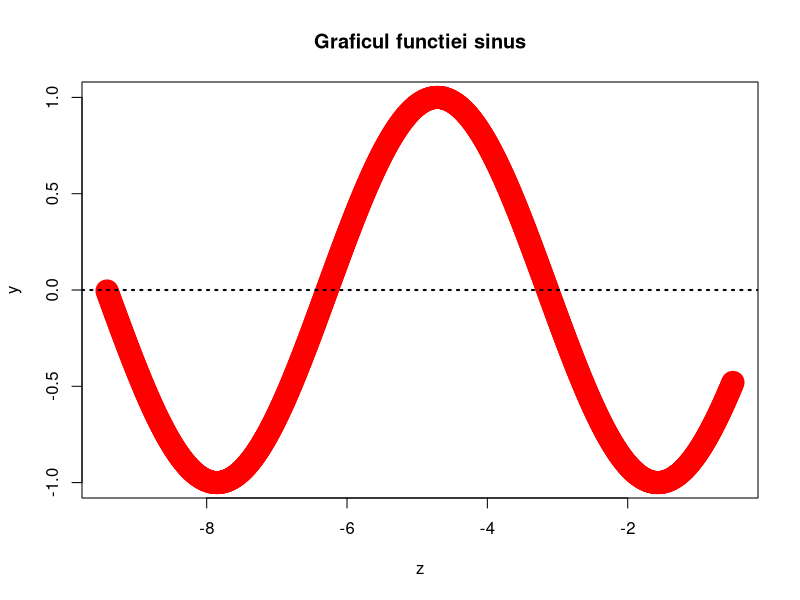

Reproduce this figure in R.

library(ggplot2)
x <- seq(0.5, 3 * pi, by = 0.01)
z<- -x
y <- sin(z)
plot(z, y, col = "red", lwd = 15, main = "Graficul functiei sinus")
abline(h = 0, lwd =2, col = "black", lty = 3)

